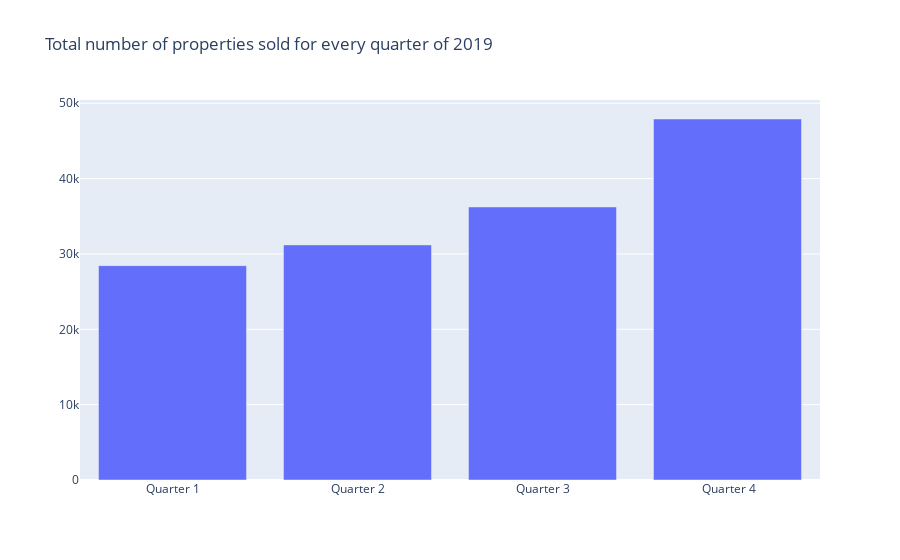

Write notebook code for a chart like this one.
### Markdown cell above
# Extracting the data frames for each quarter of the year 2019 to do analysis on number of properties sold for each quarter(Snehitha's Part)

### Code cell
# Extracting the data frames for each quarter of the year 2019 to do analysis on number of properties sold for each quarter

property_data_q1 = data_2019.loc[(data_2019['date_sold'] >="2019-01-01") & (data_2019['date_sold'] <= "2019-03-31")]

property_data_q2 = data_2019.loc[(data_2019['date_sold'] >="2019-04-01") & (data_2019['date_sold'] <= "2019-06-30")]

property_data_q3 = data_2019.loc[(data_2019['date_sold'] >="2019-07-01") & (data_2019['date_sold'] <= "2019-09-30")]
 
property_data_q4 = data_2019.loc[(data_2019['date_sold'] >= " 2019-10-01") & (data_2019['date_sold'] <= "2019-12-31")]



#Plotting a interactive bar using make_subplots module of plotly

fig = make_subplots(rows=1, cols=1)

a= len(property_data_q1["date_sold"])
b= len(property_data_q2["date_sold"])
c= len(property_data_q3["date_sold"])
d= len(property_data_q4["date_sold"])

#Assigning the axis titles and 

fig.add_trace(go.Bar(x=["Quarter 1", "Quarter 2", "Quarter 3"," Quarter 4"], y=[a,b,c,d]), 
                     1, 1)
                   
fig.update_layout(title_text="Total number of properties sold for every quarter of 2019 ")#,coloraxis=dict(colorscale='Bluered_r'), showlegend=False)
fig.show()

### Figure 1 — Plotly figure (JSON) as saved in the notebook; plotly's stock layout.template omitted (floating-point values rounded to 4 significant figures)
{"data": [{"type": "bar", "x": ["Quarter 1", "Quarter 2", "Quarter 3", " Quarter 4"], "xaxis": "x", "y": [28449, 31200, 36235, 47909], "yaxis": "y"}], "layout": {"title": {"text": "Total number of properties sold for every quarter of 2019 "}, "xaxis": {"anchor": "y", "domain": [0, 1]}, "yaxis": {"anchor": "x", "domain": [0, 1]}}}
